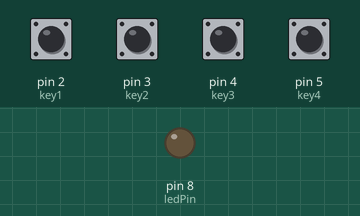
Simulated run of this sketch. Board: Arduino Uno, built with avr-gcc and run on an emulated ATmega328P. On the bench: output pins drawn as LEDs (lit = HIGH). The test bench sets the inputs (shaded band); at power-on: pin 2 (key1), pin 3 (key2), pin 4 (key3), pin 5 (key4) LOW.

Above: at 1.2 s.
1.3 s: pin 2 (key1) pulled HIGH for 0.15 s
At 2.2 s:
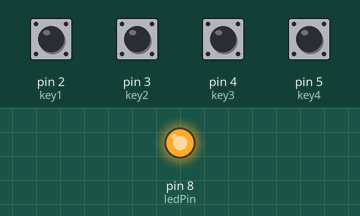
Timing chart, 0 to 4.3 s (numbered marks = the images above; inputs shaded):
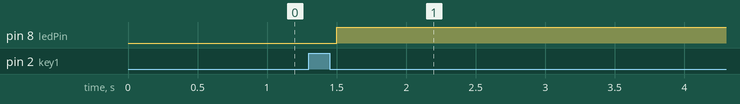

Measured:
- after the input at 1.3 s, pin 8 (ledPin): LOW → HIGH after 0.20 s

The sketch:

Foil-button-latch.ino
```cpp
///*
//
//  The circuit:
//   LED attached from pin 13 to ground
//   pushbutton attached to pin 2 from +5V
//   10K resistor attached to pin 2 from ground
//
//   Note: on most Arduinos there is already an LED on the board
//   attached to pin 13.
//
//  Created By: Marten Fidler
//  Date: December 12, 2017
//
//
//
//  http://www.arduino.cc/en/Tutorial/Button
//*/

// constants won't change. They're used here to
// set pin numbers:
const int key1 = 2;     // the number of the pushbutton 2 pin
const int key2 = 3;     // the number of the pushbutton 3 pin
const int key3 = 4;     // the number of the pushbutton 4 pin
const int key4 = 5;     // the number of the pushbutton 5 pin
const int ledPin =  8;      // the number of the LED pin
const int ledPins[] = {8,9,10,11};

const int seqNum = 4;
const int keySequence[] = {key1, key2, key3, key4};

const int keyNum = 4;
const int keyPins[] = {2, 3, 4, 5};


// variables will change:
int buttonState;         // variable for reading the pushbutton status
int currentState;        // recording current state of operation
int posSequence;         // which entry of keySequence is being looked at
int input;

void setup() {
  // initialize the LED pin as an output:
  pinMode(ledPin, OUTPUT);

  // initialize the pushbutton pin as an input:
  pinMode(key1, INPUT);
  pinMode(key2, INPUT);
  pinMode(key3, INPUT);
  pinMode(key4, INPUT);

  currentState = 0;
  posSequence = 0;
}

void loop() {

  switch (currentState) {
    case 0:

      //gets input that is detected
      input = getInput();

      //checks if input matches sequence
      if (keySequence[posSequence] == input) {

        //checks state
        buttonState = digitalRead(input);

        if (buttonState == HIGH)
        {
          //loop until button state changes to low
          do {
            delay(100);
            buttonState = digitalRead(input);
          } while (buttonState == HIGH);

          digitalWrite(ledPin, HIGH);
          //currentState = 1;
          posSequence++;
          if (posSequence == seqNum)
            currentState = 2;
        }
      } else {
        currentState = 0;
        posSequence = 0;
      }
      break;

    case 1: // waitInput
      do {
        input = getInput();
        //wait until next input received.
        //maybe have related timeout
      } while (input == 0);
      currentState = 0;
      break;

    case 2: //output
      digitalWrite(ledPin, HIGH);
      break;

    default:
      break;
  }
}

int getInput()
{
  int in;
  for (int i = 0; i < keyNum; i++) {
    int in = digitalRead(keyPins[i]);
    if (in == HIGH)
      return keyPins[i];
  }

  /*
    in = digitalRead(key1);
    if (in == HIGH)
    return key1;

    in = digitalRead(key2);
    if (in == HIGH)
    return key2;

    in = digitalRead(key3);
    if (in == HIGH)
    return key3;

    in = digitalRead(key4);
    if (in == HIGH)
    return key4;
  */


  return 0;
}
```
